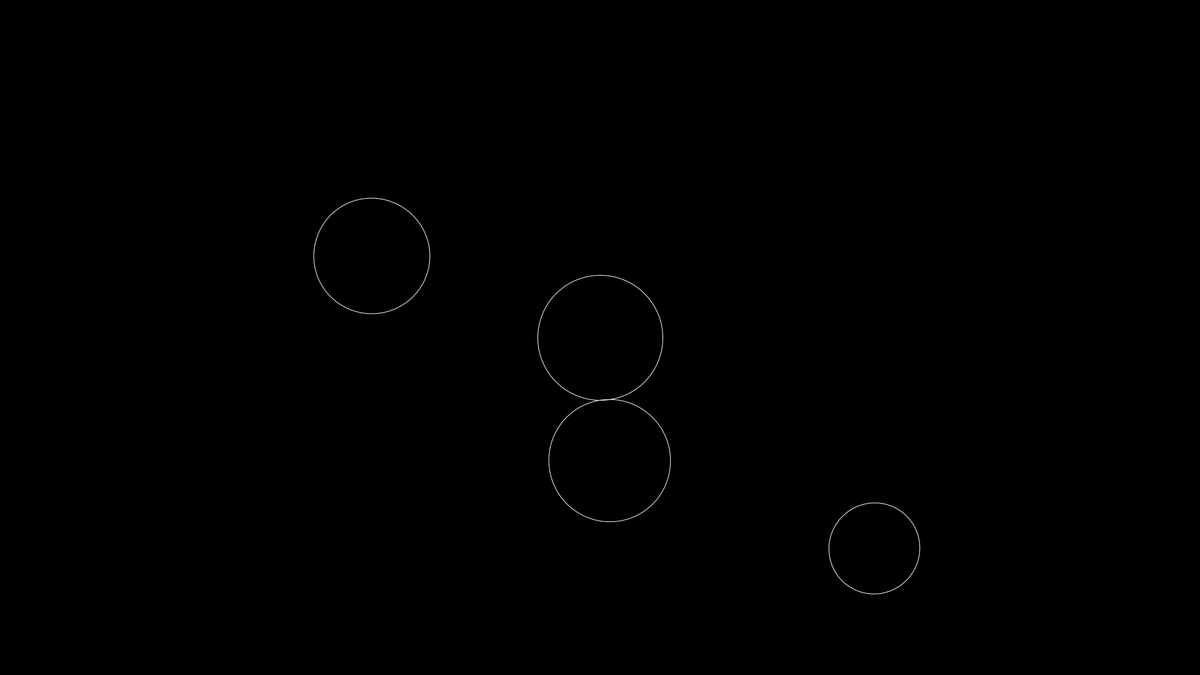
Frame 1 (no input)
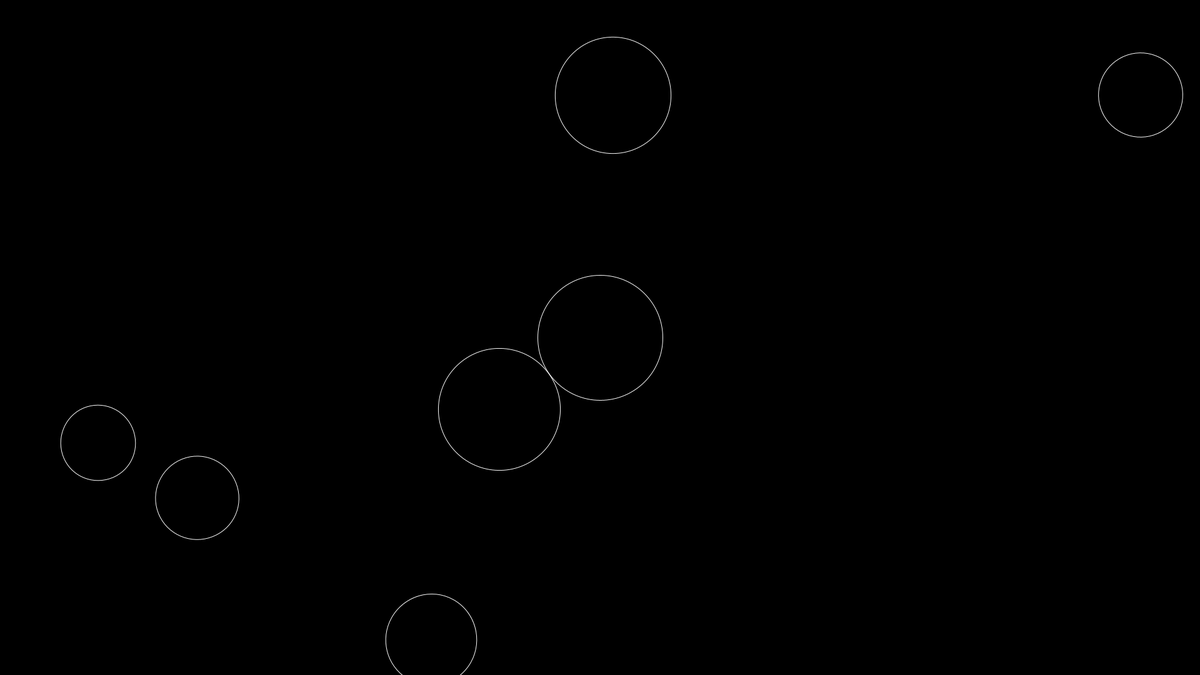
Frame 60 (the mouse pressed at the canvas centre just before this capture)
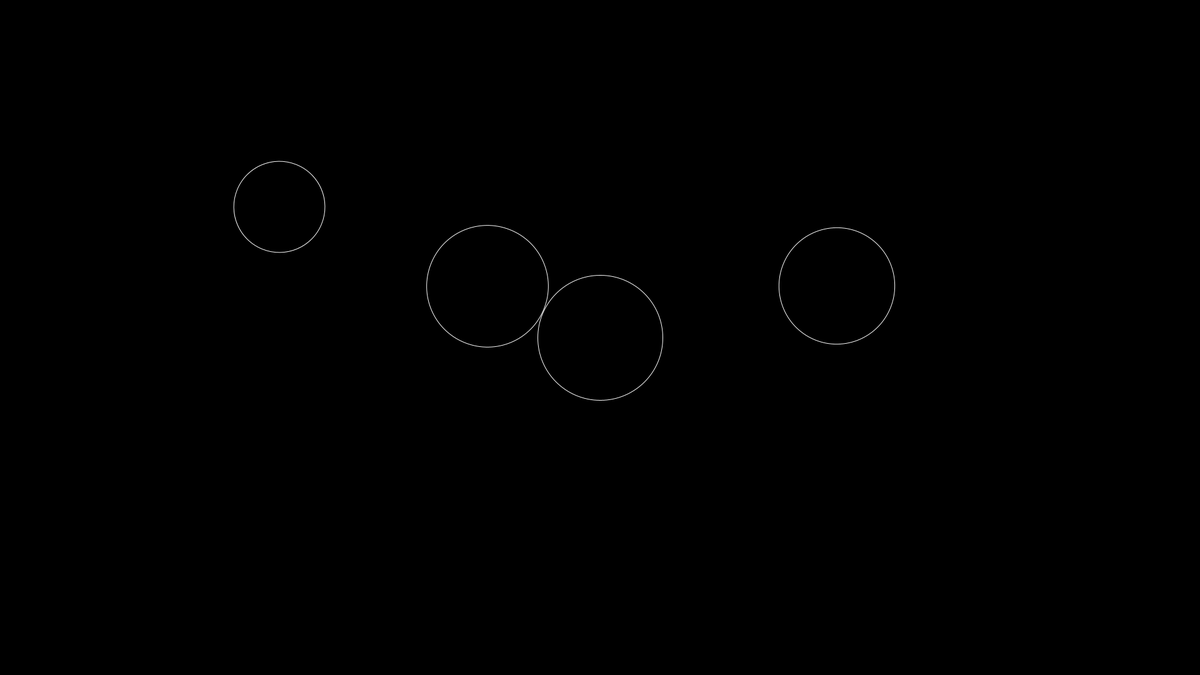
Frame 120 (the mouse held since frame 60 and released just before this capture)

The Processing sketch that drew these frames (run headless with seeded random() and noise(); from frame 60 on, the mouse is pressed at the canvas centre):

// Processing sketch: s03_Circulos_Giran_Espirales
// ── s03_Circulos_Giran_Espirales.pde
import java.util.Random;

Circulos cir;
CirculosConcent miCirculoOrigen, miCirculoOrigenlinea2;
int NUM_CIRCULOS_INTERIORES=0;
int NUM_CIRCULOS_CONCENT=7;
float INCREMENTO_AN=0.01;
float centroX=width/2;
float centroY=height/2;

float RADIO_ACUMULADO=0;
float VELOCIDAD=random(0,0.5);


ArrayList<CirculosConcent> listaC = new ArrayList<CirculosConcent>();


void setup() {
  
    float radioOriginal=100;
    frameRate(30);
    size(1920, 1080);
    centroX=width/2;
    centroY=height/2;
    background(0);
    stroke(250);
    //cir=new Circulos(width/2, height/2, 100);
    miCirculoOrigen=new CirculosConcent(new Circulos(centroX, centroY, radioOriginal,0),NUM_CIRCULOS_INTERIORES);
    listaC.add(miCirculoOrigen);
    RADIO_ACUMULADO+=radioOriginal;
    
    for(int i=0;i<NUM_CIRCULOS_CONCENT;i++){
       float radioAleatorio=random(radioOriginal/2,radioOriginal);
      
       miCirculoOrigenlinea2=new CirculosConcent(new Circulos(RADIO_ACUMULADO+radioAleatorio, 0.0, radioAleatorio,radians((VELOCIDAD/(VELOCIDAD+i)))),NUM_CIRCULOS_INTERIORES);
       listaC.add(miCirculoOrigenlinea2);
        RADIO_ACUMULADO+=radioAleatorio*2;
        // println("Radio_Acumulado:"+RADIO_ACUMULADO);
        
    }
    
    
}

void draw() {
    // cir.display();
    // background(0);
    // noLoop();
    
    //delay(100);



    
        background(0);
        //pushMatrix();
        //noFill();
        //ellipseMode(CENTER);
        //translate(miCirculoOrigen.origen.posX, miCirculoOrigen.origen.posY);
        
        //ellipse(0,0,miCirculoOrigen.origen.diametro,miCirculoOrigen.origen.diametro);
        //for (Circulos o : miCirculoOrigen.listaCirculos) { 
        //    rotate(o.angulo);
        //    ellipse(o.posX, o.posY, o.diametro, o.diametro);
        //    o.angulo+=INCREMENTO_AN;
        //    // println(o.nom,o.angulo);
        //}
        //popMatrix();

        pushMatrix();
        noFill();
        ellipseMode(CENTER);
        translate(listaC.get(0).origen.posX, listaC.get(0).origen.posY);
        //println(listaC.get(0).origen.posX, listaC.get(0).origen.posY);
        ellipse(0,0,listaC.get(0).origen.diametro,listaC.get(0).origen.diametro);
      
        
        for(int i=1;i<listaC.size();i++){
            rotate(listaC.get(i).origen.angulo);
            
            ellipse(listaC.get(i).origen.posX,listaC.get(i).origen.posY,listaC.get(i).origen.diametro,listaC.get(i).origen.diametro);
            
            //ellipse(c.origen.posX, c.origen.posY, c.origen.diametro, c.origen.diametro);
           println(listaC.get(i).origen.posX, listaC.get(i).origen.posY);
            listaC.get(i).origen.angulo+=listaC.get(i).origen.vel;
            // listaC.get(i).origen.angulo+=INCREMENTO_AN;
            
        }
        
         popMatrix();   

        //pushMatrix();
        //ellipseMode(CENTER);
        //translate(miCirculoOrigenlinea2.origen.posX, miCirculoOrigenlinea2.origen.posY);
        ////ellipse(miCirculoOrigenlinea2.origen.posX,miCirculoOrigenlinea2.origen.posY,miCirculoOrigenlinea2.origen.diametro,miCirculoOrigenlinea2.origen.diametro);
        //for (Circulos o : miCirculoOrigenlinea2.listaCirculos) { 
        //    rotate(o.angulo);
        //    ellipse(o.posX, o.posY, o.diametro, o.diametro);
        //    o.angulo+=INCREMENTO_AN;
        //    // println(o.nom,o.angulo);
        //}
        //popMatrix();
        //popMatrix();
        
    
}

// ── Circulos.pde
public class Circulos {

    float diametro=0, radio=0;
    float posX=0, posY=0;
    float angulo=0;
    String nom;
    float vel;

 public Circulos (float x, float y, float d, float v) {
        posX=x;
        posY=y;
        radio=d;
        diametro=d*2;
        vel=v;
    }

    public Circulos (float x, float y, float d,String nombre) {
        posX=x;
        posY=y;
        radio=d;
        diametro=d*2;
        nom=nombre;
    }

    public Circulos (float x, float y, int d, float an) {
        posX=x;
        posY=y;
        radio=d;
        diametro=d*2;    
        angulo=an;   
    }

    void display(){
        pushMatrix();
        translate(posX, posY);
        noFill();
        ellipseMode(CENTER);
        ellipse(0, 0, diametro, diametro);
        popMatrix();
    }

}

// ── CirculosConcent.pde
public class CirculosConcent{

    Random generator;
    ArrayList<Circulos> listaCirculos = new ArrayList<Circulos>();
    
    int des=0;
    float angulo=0;
    Circulos origen;
    float INCREMENTO_ANG=0;
    float LIM_INF_RAD=0.3;
    float LIM_SUP_RAD=1;
    
    //public CirculosConcent(Circulos c){
    //    origen=c;
    //    int diametroNuevo=c.radio/2;
    //    // println("radioNuevo:"+diametroNuevo,"desplazamiento"+des);
        
    //    Circulos c1=new Circulos(0,0,diametroNuevo);
    //    calculaCentro(c1,0);
        
    //    listaCirculos.add(c1);
    //}


    public CirculosConcent(Circulos c, int numCir){
            origen=c;
            origen.angulo=radians(random(0,360));
            
            for (int i = 0; i < numCir; ++i) {
                int diametroNuevo=(int)((c.radio/2)*constrain(random(0,1), 0.3, 1));
                Circulos c1=new Circulos(0,0,diametroNuevo,"A"+i);
                calculaCentro(c1,0);
                listaCirculos.add(c1);
            }
            
        }

    /* void display(){
        background(0);
        pushMatrix();
        noFill();
        ellipseMode(CENTER);
        translate(origen.posX, origen.posY);
        ellipse(0,0,origen.diametro,origen.diametro);
        for (Circulos o : listaCirculos) { 
            rotate(o.angulo);
            ellipse(o.posX, o.posY, o.diametro, o.diametro);
            o.angulo+=INCREMENTO_AN;
            println(o.nom,o.angulo);
        }
        popMatrix();
        
    } */


    void calculaCentro(Circulos c, int angulo){
        int puntoXext=0;
        int puntoYext=0;

        puntoXext=(int)(0+origen.radio*cos(radians(angulo)));
        

        println(puntoXext,puntoYext);
        c.posX=puntoXext-c.radio;
        c.posY=puntoYext; //la CoordendaY la ponemos siempre en el 0
        c.angulo=radians(random(0, 360));
    }
}
